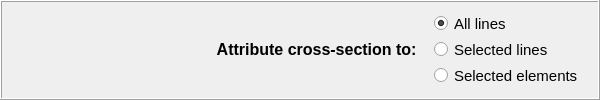
    <widget class="QFrame" name="top_frame">
     <property name="minimumSize">
      <size>
       <width>600</width>
       <height>80</height>
      </size>
     </property>
     <property name="maximumSize">
      <size>
       <width>600</width>
       <height>16777215</height>
      </size>
     </property>
     <property name="frameShape">
      <enum>QFrame::Box</enum>
     </property>
     <property name="frameShadow">
      <enum>QFrame::Raised</enum>
     </property>
     <property name="lineWidth">
      <number>1</number>
     </property>
     <layout class="QGridLayout" name="gridLayout">
      <property name="leftMargin">
       <number>4</number>
      </property>
      <property name="topMargin">
       <number>4</number>
      </property>
      <property name="rightMargin">
       <number>4</number>
      </property>
      <property name="bottomMargin">
       <number>4</number>
      </property>
      <property name="spacing">
       <number>4</number>
      </property>
      <item row="0" column="0">
       <widget class="QFrame" name="frame_32">
        <property name="frameShape">
         <enum>QFrame::NoFrame</enum>
        </property>
        <property name="frameShadow">
         <enum>QFrame::Raised</enum>
        </property>
        <layout class="QGridLayout" name="gridLayout_34">
         <item row="0" column="0">
          <widget class="QLabel" name="label_title">
           <property name="font">
            <font>
             <family>MS Shell Dlg 2</family>
             <pointsize>12</pointsize>
             <weight>75</weight>
             <italic>false</italic>
             <bold>true</bold>
            </font>
           </property>
           <property name="text">
            <string>&lt;html&gt;&lt;head/&gt;&lt;body&gt;&lt;p align=&quot;right&quot;&gt;Attribute cross-section to:  &lt;/p&gt;&lt;/body&gt;&lt;/html&gt;</string>
           </property>
           <property name="textFormat">
            <enum>Qt::AutoText</enum>
           </property>
           <property name="alignment">
            <set>Qt::AlignCenter</set>
           </property>
          </widget>
         </item>
        </layout>
       </widget>
      </item>
      <item row="0" column="1">
       <widget class="QFrame" name="frame_33">
        <property name="maximumSize">
         <size>
          <width>160</width>
          <height>16777215</height>
         </size>
        </property>
        <property name="frameShape">
         <enum>QFrame::NoFrame</enum>
        </property>
        <property name="frameShadow">
         <enum>QFrame::Raised</enum>
        </property>
        <layout class="QGridLayout" name="gridLayout_35">
         <property name="leftMargin">
          <number>0</number>
         </property>
         <property name="topMargin">
          <number>0</number>
         </property>
         <property name="rightMargin">
          <number>0</number>
         </property>
         <property name="bottomMargin">
          <number>0</number>
         </property>
         <property name="spacing">
          <number>0</number>
         </property>
         <item row="2" column="0">
          <widget class="QRadioButton" name="radioButton_selected_elements">
           <property name="minimumSize">
            <size>
             <width>160</width>
             <height>17</height>
            </size>
           </property>
           <property name="maximumSize">
            <size>
             <width>160</width>
             <height>17</height>
            </size>
           </property>
           <property name="font">
            <font>
             <family>MS Shell Dlg 2</family>
             <pointsize>11</pointsize>
             <weight>50</weight>
             <italic>false</italic>
             <bold>false</bold>
             <stylestrategy>PreferAntialias</stylestrategy>
            </font>
           </property>
           <property name="focusPolicy">
            <enum>Qt::ClickFocus</enum>
           </property>
           <property name="text">
            <string>Selected elements</string>
           </property>
           <property name="checked">
            <bool>false</bool>
           </property>
          </widget>
         </item>
         <item row="1" column="0">
          <widget class="QRadioButton" name="radioButton_selected_lines">
           <property name="minimumSize">
            <size>
             <width>160</width>
             <height>17</height>
            </size>
           </property>
           <property name="maximumSize">
            <size>
             <width>160</width>
             <height>17</height>
            </size>
           </property>
           <property name="font">
            <font>
             <family>MS Shell Dlg 2</family>
             <pointsize>11</pointsize>
             <weight>50</weight>
             <italic>false</italic>
             <bold>false</bold>
             <stylestrategy>PreferAntialias</stylestrategy>
            </font>
           </property>
           <property name="focusPolicy">
            <enum>Qt::ClickFocus</enum>
           </property>
           <property name="text">
            <string>Selected lines</string>
           </property>
           <property name="checked">
            <bool>false</bool>
           </property>
          </widget>
         </item>
         <item row="0" column="0">
          <widget class="QRadioButton" name="radioButton_all_lines">
           <property name="minimumSize">
            <size>
             <width>160</width>
             <height>17</height>
            </size>
           </property>
           <property name="maximumSize">
            <size>
             <width>160</width>
             <height>17</height>
            </size>
           </property>
           <property name="font">
            <font>
             <family>MS Shell Dlg 2</family>
             <pointsize>11</pointsize>
             <weight>50</weight>
             <italic>false</italic>
             <bold>false</bold>
             <stylestrategy>PreferAntialias</stylestrategy>
            </font>
           </property>
           <property name="focusPolicy">
            <enum>Qt::ClickFocus</enum>
           </property>
           <property name="text">
            <string>All lines</string>
           </property>
           <property name="checked">
            <bool>true</bool>
           </property>
          </widget>
         </item>
         <item row="0" column="1">
          <widget class="QFrame" name="frame_34">
           <property name="frameShape">
            <enum>QFrame::NoFrame</enum>
           </property>
           <property name="frameShadow">
            <enum>QFrame::Raised</enum>
           </property>
          </widget>
         </item>
        </layout>
       </widget>
      </item>
     </layout>
    </widget>
